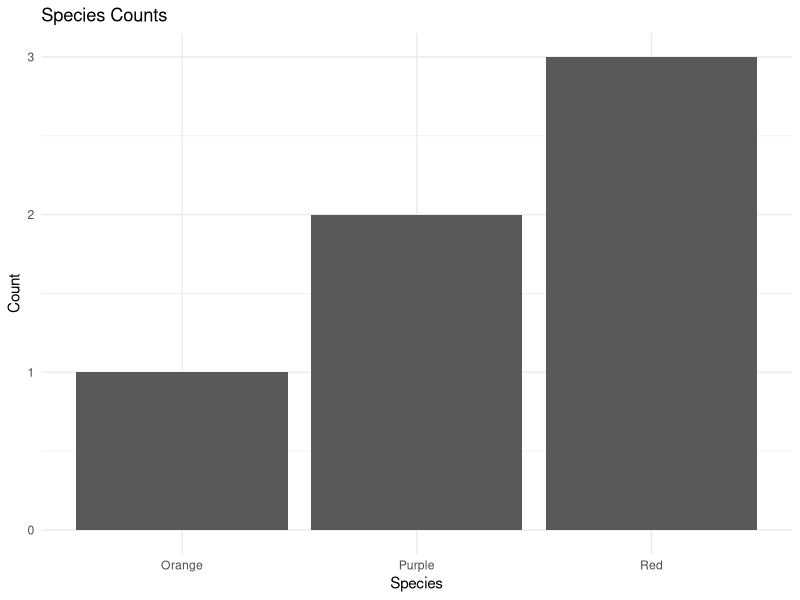

This figure's R source: (Note: this script raises an error after producing the figure.)
#Diversity_Example.R

#A script to learn about diversity indices

#a function
diversity <- function(x, index = "shannon", base = exp(1)) {
  # Calculate the diversity index based on the specified method
  if (index == "shannon") {
    p <- x / sum(x)
    -sum(p * log(p, base), na.rm = TRUE)
  } else if (index == "simpson") {
    p <- x / sum(x)
    1 - sum(p^2, na.rm = TRUE)
  } else {
    stop("Unknown index")
  }
}

#Example data
#A data frame with species counts

pop <- data.frame(
  species = c("Red", "Purple", "Orange"),
  count = c(3, 2, 1)
)
#Calculate the Shannon diversity index
shannon_index <- diversity(pop$count, index = "shannon")
#Calculate the Simpson diversity index
simpson_index <- diversity(pop$count, index = "simpson")
#Print the results
cat("Shannon Diversity Index:", shannon_index, "\n")
cat("Simpson Diversity Index:", simpson_index, "\n")
#Plot the data
library(ggplot2)
ggplot(pop, aes(x = species, y = count)) +
  geom_bar(stat = "identity") +
  labs(title = "Species Counts", x = "Species", y = "Count") +
  theme_minimal()
#The code calculates the Shannon and Simpson diversity indices for a given set of species counts and visualizes the data using a bar plot.
#The Shannon index is a measure of the uncertainty in predicting the species of a randomly selected individual from a sample.
#The Simpson index is a measure of the probability that two individuals randomly selected from a sample will belong to the same species.

pops<-data.frame(pop,pop2,pop3,pop4)
library(purrr)
library(dplyr)
# Calculate diversity indices for each population
diversity_indices <- pops %>%
  select(-species) %>%
  map(~ c(shannon = diversity(.x, index = "shannon"),
          simpson = diversity(.x, index = "simpson")))
# Convert the list to a data frame
diversity_df <- bind_rows(diversity_indices, .id = "population")
# Print the diversity indices
print(diversity_df)
#The code calculates the Shannon and Simpson diversity indices for each population in the data frame and stores the results in a new data frame.
#The diversity indices are calculated using the `map` function from the `purrr` package, which applies the `diversity` function to each column of the data frame (excluding the species column).
#The results are then combined into a new data frame using the `bind_rows` function from the `dplyr` package.
#The resulting data frame contains the diversity indices for each population, which can be used to compare the diversity of different populations.
#The code uses the `purrr` and `dplyr` packages to calculate diversity indices for each population in the data frame and stores the results in a new data frame.